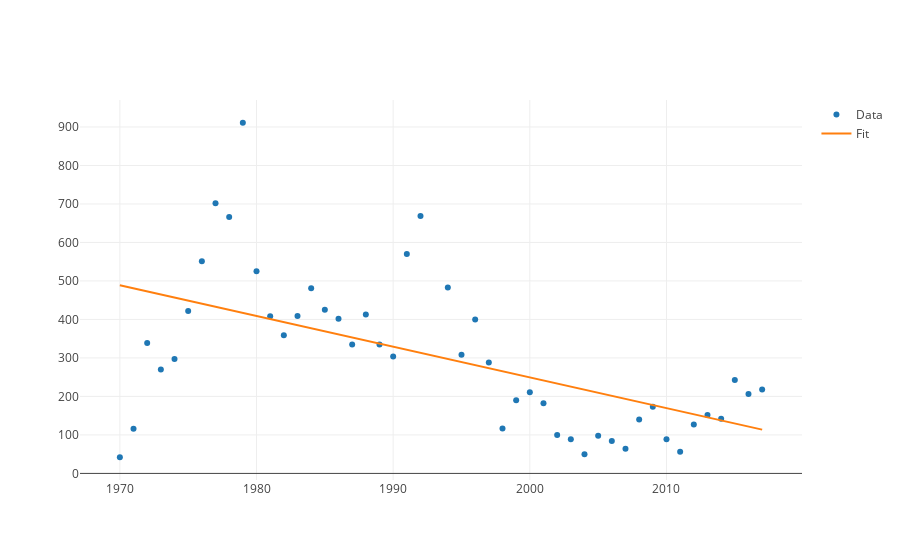

Notebook source saved alongside this figure:
### Code cell
from numpy import arange,array,ones
from scipy import stats

xi = df_aantal_succes_pj_eu.index
y = df_aantal_succes_pj_eu.values

slope, intercept, r_value, p_value, std_err = stats.linregress(xi,y)
line = slope*xi+intercept


trace1 = go.Scatter(
                  x=xi,
                  y=y,
                  mode='markers',
                  name='Data'
                  )
trace2 = go.Scatter(
                  x=xi,
                  y=line,
                  mode='lines',
                  name='Fit'
                  )
iplot([trace1,trace2])

### Figure 1 — Plotly figure (JSON) as saved in the notebook; plotly's stock layout.template omitted (floating-point values rounded to 4 significant figures)
{"data": [{"mode": "markers", "name": "Data", "type": "scatter", "uid": "2b8fbafb-732c-4bc5-8525-1e3bd8ad5ceb", "x": [1970, 1971, 1972, 1973, 1974, 1975, 1976, 1977, 1978, 1979, 1980, 1981, 1982, 1983, 1984, 1985, 1986, 1987, 1988, 1989, 1990, 1991, 1992, 1994, 1995, 1996, 1997, 1998, 1999, 2000, 2001, 2002, 2003, 2004, 2005, 2006, 2007, 2008, 2009, 2010, 2011, 2012, 2013, 2014, 2015, 2016, 2017], "y": [42, 116, 339, 270, 297, 422, 551, 702, 666, 911, 525, 408, 359, 409, 481, 425, 402, 335, 413, 335, 304, 570, 669, 483, 308, 400, 288, 117, 190, 211, 182, 100, 89, 50, 98, 84, 64, 140, 173, 89, 56, 127, 152, 142, 243, 206, 218]}, {"mode": "lines", "name": "Fit", "type": "scatter", "uid": "950bec10-3fca-4a2a-b3f8-502f3151c83b", "x": [1970, 1971, 1972, 1973, 1974, 1975, 1976, 1977, 1978, 1979, 1980, 1981, 1982, 1983, 1984, 1985, 1986, 1987, 1988, 1989, 1990, 1991, 1992, 1994, 1995, 1996, 1997, 1998, 1999, 2000, 2001, 2002, 2003, 2004, 2005, 2006, 2007, 2008, 2009, 2010, 2011, 2012, 2013, 2014, 2015, 2016, 2017], "y": [489.0, 481.0, 473.0, 465.0, 457.0, 449.1, 441.1, 433.1, 425.1, 417.1, 409.2, 401.2, 393.2, 385.2, 377.2, 369.2, 361.3, 353.3, 345.3, 337.3, 329.3, 321.3, 313.4, 297.4, 289.4, 281.4, 273.4, 265.5, 257.5, 249.5, 241.5, 233.5, 225.5, 217.6, 209.6, 201.6, 193.6, 185.6, 177.6, 169.7, 161.7, 153.7, 145.7, 137.7, 129.8, 121.8, 113.8]}], "layout": {}}
